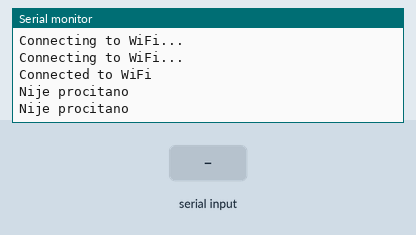
A program run on a simulated ESP8266 (NodeMCU). Parts: the last lines printed to the serial monitor. The inputs (shaded band) are chosen by the test bench. WiFi joins after 1.5 s; servers stay silent unless stated.

Above: at 3.2 s.
3.3 s: "Temperature: \n" received over the second serial link
At 4.7 s:
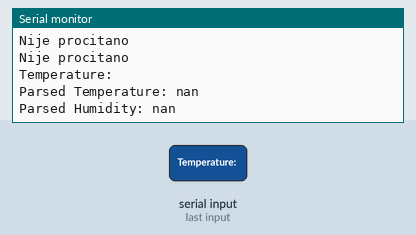
5.5 s: " \n" received over the second serial link
At 6.8 s:
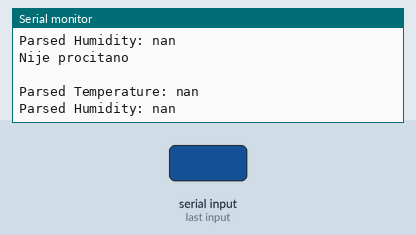
7.5 s: ", Humidity: \n" received over the second serial link
At 8.8 s:
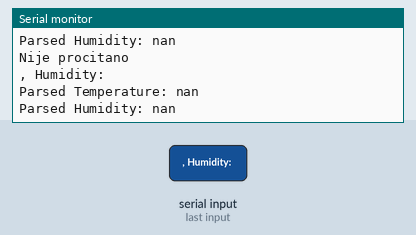
9.5 s: "%\n" received over the second serial link
At 10.5 s:
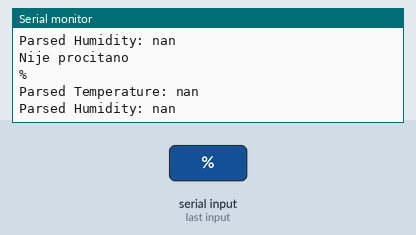
11.5 s: "5\n" received over the second serial link
At 12.8 s:
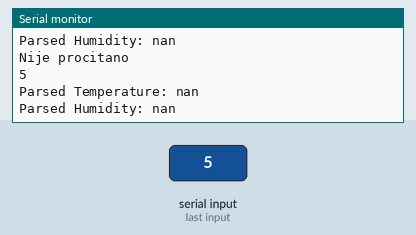
13.5 s: "1 90 45\n" received over the second serial link
At 14.8 s:
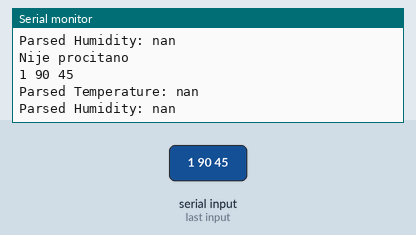

The program:

main.cpp
```cpp
/*#include <Arduino.h>
#include <SoftwareSerial.h>

SoftwareSerial comSerial(D5, D6); // RX, TX
String recievedString;

float parseTemperature(const String& data);
float parseHumidity(const String& data);

void setup()
{
  Serial.begin(9600);
  comSerial.begin(9600);
}

void loop()
{
  // Read data from sender
  if (comSerial.available())
  {
    recievedString = comSerial.readStringUntil('\n');
    Serial.println(recievedString);

    float temperature = parseTemperature(recievedString);
    float humidity = parseHumidity(recievedString);

    Serial.print("Parsed Temperature: ");
    Serial.println(temperature);
    Serial.print("Parsed Humidity: ");
    Serial.println(humidity);
    delay(1000);
  }else{
    Serial.println("Nije procitano");
    delay(1000);
  }
}

float parseTemperature(const String& data) {
  int tempIndex = data.indexOf("Temperature: ");
  if (tempIndex != -1) {
    int start = tempIndex + strlen("Temperature: ");
    int end = data.indexOf(" ", start);
    if (end != -1) {
     return data.substring(start, end).toFloat();
    }
  }
  return NAN; // Return NaN if not found
}

float parseHumidity(const String& data) {
  int humIndex = data.indexOf(", Humidity: ");
  if (humIndex != -1) {
    int start = humIndex + strlen(", Humidity: ");
    int end = data.indexOf("%", start);
     if (end != -1) {
     return data.substring(start, end).toFloat();
    }
  }
  return NAN; // Return NaN if not found
}*/

#include <Arduino.h>
#include <SoftwareSerial.h>
#include <ESP8266WiFi.h>
#include <ESP8266HTTPClient.h>

const char* ssid = "blondie";
const char* password = "blondie76";
const char* serverName = "http://192.168.2.129/temperatura"; // URL prema Flask aplikaciji

SoftwareSerial comSerial(D5, D6); // RX, TX
String recievedString;

float temperature = 0.0;
float humidity = 0.0;

float parseTemperature(const String& data);
float parseHumidity(const String& data);
void sendToServer(float temperature, float humidity);

void setup() {
  Serial.begin(9600);
  comSerial.begin(9600);

  // Povezivanje na WiFi mrežu
  WiFi.begin(ssid, password);
  while (WiFi.status() != WL_CONNECTED) {
    delay(1000);
    Serial.println("Connecting to WiFi...");
  }
  Serial.println("Connected to WiFi");
}

void loop() {
  // Read data from sender
  if (comSerial.available()) {
    recievedString = comSerial.readStringUntil('\n');
    Serial.println(recievedString);

    temperature = parseTemperature(recievedString);
    humidity = parseHumidity(recievedString);

    Serial.print("Parsed Temperature: ");
    Serial.println(temperature);
    Serial.print("Parsed Humidity: ");
    Serial.println(humidity);

    // Slanje podataka na server
    if (!isnan(temperature) && !isnan(humidity)) {
      sendToServer(temperature, humidity);
    }

    delay(1000);
  } else {
    Serial.println("Nije procitano");
    delay(1000);
  }
}

void sendToServer(float temperature, float humidity) {
  WiFiClient client;
  HTTPClient http;

  http.begin(client, serverName);
  http.addHeader("Content-Type", "application/json");

  String httpRequestData = "{\"temperatura\":\"" + String(temperature) + "\", \"vlaga\":\"" + String(humidity) + "\"}";
  int httpResponseCode = http.POST(httpRequestData);

  if (httpResponseCode > 0) {
    String response = http.getString();
    Serial.println(httpResponseCode);
    Serial.println(response);
  } else {
    Serial.print("Error on sending POST: ");
    Serial.println(httpResponseCode);
  }
  http.end();
}

float parseTemperature(const String& data) {
  int tempIndex = data.indexOf("Temperature: ");
  if (tempIndex != -1) {
    int start = tempIndex + strlen("Temperature: ");
    int end = data.indexOf(" ", start);
    if (end != -1) {
     return data.substring(start, end).toFloat();
    }
  }
  return NAN; // Return NaN if not found
}

float parseHumidity(const String& data) {
  int humIndex = data.indexOf(", Humidity: ");
  if (humIndex != -1) {
    int start = humIndex + strlen(", Humidity: ");
    int end = data.indexOf("%", start);
     if (end != -1) {
     return data.substring(start, end).toFloat();
    }
  }
  return NAN; // Return NaN if not found
}
```

Measured:
- after the input at 3.3 s, the serial monitor: prints a new line after 0.70 s (image 1)
- after the input at 5.5 s, the serial monitor: prints a new line after 0.50 s (image 2)
- after the input at 7.5 s, the serial monitor: prints a new line after 0.50 s (image 3)
- after the input at 9.5 s, the serial monitor: prints a new line after 0.51 s (image 4)
- after the input at 11.5 s, the serial monitor: prints a new line after 0.51 s (image 5)
- after the input at 13.5 s, the serial monitor: prints a new line after 0.51 s (image 6)
